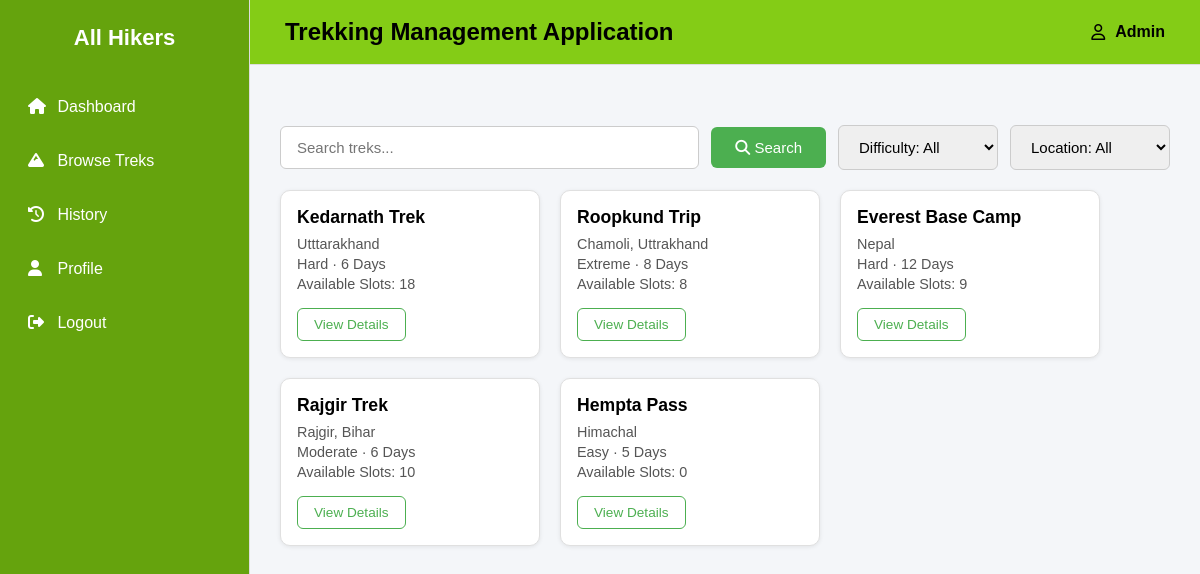
The app's page /user_dashboard/browse_treks, older data.
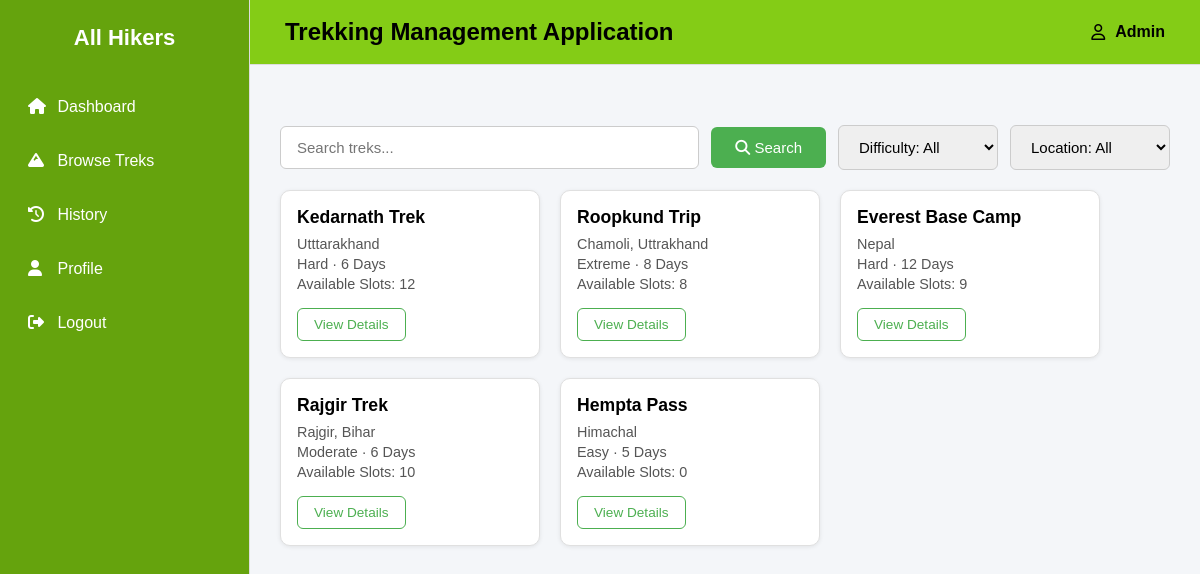
The same page, newer data.
### backend/models.py (models this page shows)
class Trek(db.Model):
    __tablename__="trek"
    id = db.Column(db.Integer,primary_key=True)
    trek_name = db.Column(db.String,nullable=False)
    location = db.Column(db.String,nullable=False)
    difficulty = db.Column(db.String,nullable=False)
    duration_days = db.Column(db.Integer,nullable=False)
    available_slots = db.Column(db.Integer,nullable=False)
    assigned_staff_id = db.Column(db.Integer, db.ForeignKey("staff_profile.id"),nullable=True)
    status = db.Column(db.String,default="Available")
    start_date = db.Column(db.Date,nullable=False)
    end_date = db.Column(db.Date,nullable=False)
    bookings=db.relationship("Booking",cascade="all,delete",backref="trek",lazy=True) #Trek can access all of its bookings

### backend/controllers.py (the view)
@auth_bp.route('/user_dashboard/browse_treks')
def browse_treks():
    search = request.args.get('search', '')
    difficulty = request.args.get('difficulty', '')
    location = request.args.get('location', '')
    query = Trek.query
    if search:
        query = query.filter(Trek.trek_name.ilike(f'%{search}%'))
    if difficulty:
        query = query.filter(Trek.difficulty.ilike(f'%{difficulty}%'))
    if location:
        query = query.filter(Trek.location.ilike(f'%{location}%'))
    treks = query.all()
    return render_template('browse_treks.html', treks=treks)

### templates/browse_treks.html (shortened to what this page needs)
{% extends "base.html" %}
{% block content %}
    <form method="GET" action="{{ url_for('auth.browse_treks') }}" class="filter-form">
        <input type="text" name="search" placeholder="Search treks..." value="{{ request.args.get('search', '') }}">
        <button type="submit"><i class="fa-solid fa-magnifying-glass"></i> Search</button>
        <select name="difficulty" onchange="this.form.submit()">
            <option value="">Difficulty: All</option>
        </select>
        <select name="location" onchange="this.form.submit()">
            <option value="">Location: All</option>
        </select>
    </form>
    <div class="trek-grid">
        {% if treks %}
            {% for trek in treks %}
                <div class="trek-card">
                    <h3>{{ trek.trek_name }}</h3>
                    <p class="trek-location">{{ trek.location }}</p>
                    <p class="trek-meta">{{ trek.difficulty|capitalize }} · {{ trek.duration_days }} Days</p>
                    <p class="trek-slots">Available Slots: {{ trek.available_slots }}</p>
                    <a href="{{ url_for('auth.trek_details', trek_id=trek.id) }}" class="btn-view-details">View Details</a>
                </div>
            {% endfor %}
        {% else %}
            <p class="no-treks-found">No treks match your filters.</p>
        {% endif %}
    </div>
{% endblock %}

Row changes from the older to the newer data that the page shows:
changed Trek "Kedarnath Trek": available_slots "18" → "12"
